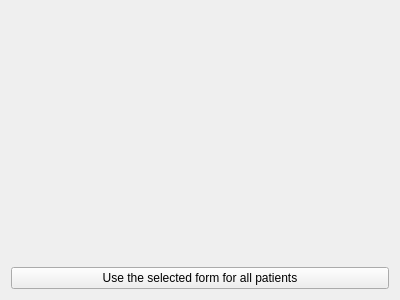
<?xml version="1.0" encoding="UTF-8"?>
<ui version="4.0">
 <class>Form::Internal::FormPreferencesFileSelectorWidget</class>
 <widget class="QWidget" name="Form::Internal::FormPreferencesFileSelectorWidget">
  <property name="geometry">
   <rect>
    <x>0</x>
    <y>0</y>
    <width>400</width>
    <height>300</height>
   </rect>
  </property>
  <property name="windowTitle">
   <string>Form</string>
  </property>
  <layout class="QGridLayout" name="gridLayout">
   <item row="0" column="0">
    <widget class="Form::FormFilesSelectorWidget" name="selector" native="true">
     <property name="sizePolicy">
      <sizepolicy hsizetype="Expanding" vsizetype="Expanding">
       <horstretch>0</horstretch>
       <verstretch>0</verstretch>
      </sizepolicy>
     </property>
    </widget>
   </item>
   <item row="1" column="0">
    <widget class="QPushButton" name="useButton">
     <property name="text">
      <string>Use the selected form for all patients</string>
     </property>
    </widget>
   </item>
  </layout>
 </widget>
 <customwidgets>
  <customwidget>
   <class>Form::FormFilesSelectorWidget</class>
   <extends>QWidget</extends>
   <header location="global">formmanagerplugin/formfilesselectorwidget.h</header>
   <container>1</container>
  </customwidget>
 </customwidgets>
 <resources/>
 <connections/>
</ui>
